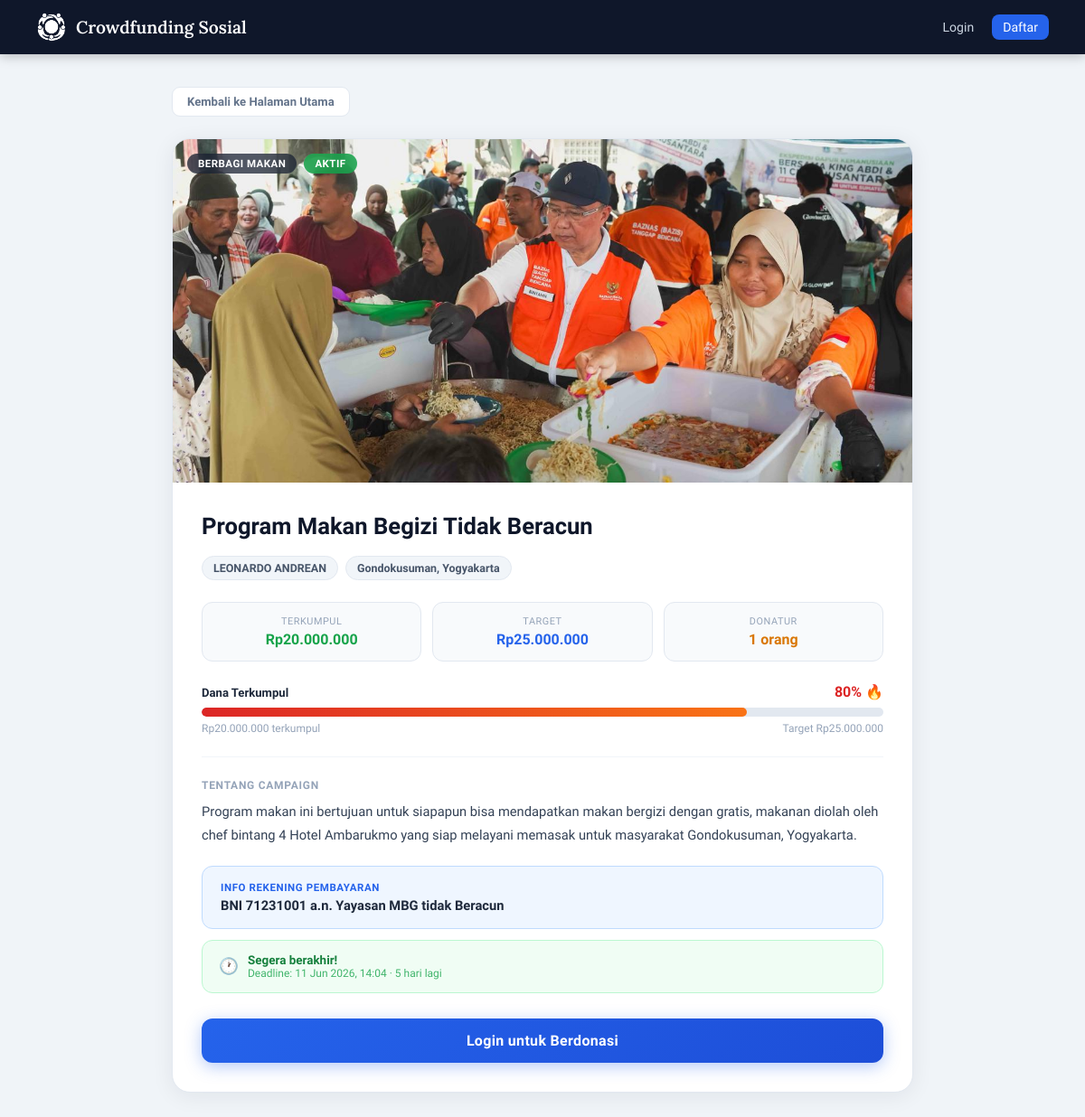
The app's page /detail.php?id=9 with its own data.
### tables this page shows
CREATE TABLE `campaigns` (
  `id` int(11) NOT NULL,
  `manager_id` int(11) NOT NULL,
  `title` varchar(150) NOT NULL,
  `category` varchar(100) NOT NULL,
  `location` varchar(150) NOT NULL,
  `description` text NOT NULL,
  `target_amount` decimal(15,2) NOT NULL DEFAULT 0.00,
  `collected_amount` decimal(15,2) NOT NULL DEFAULT 0.00,
  `deadline` datetime NOT NULL,
  `image` varchar(255) NOT NULL,
  `bank_info` varchar(255) NOT NULL,
  `created_at` timestamp NOT NULL DEFAULT current_timestamp()
);

CREATE TABLE `users` (
  `id` int(11) NOT NULL,
  `name` varchar(100) NOT NULL,
  `email` varchar(100) NOT NULL,
  `phone` varchar(20) NOT NULL,
  `address` text DEFAULT NULL,
  `avatar` varchar(255) DEFAULT NULL,
  `password` varchar(255) NOT NULL,
  `role` enum('donor','manager') NOT NULL DEFAULT 'donor',
  `created_at` timestamp NOT NULL DEFAULT current_timestamp()
);

### detail.php (the view, shortened to what this page needs)
<?php
require 'config.php';
function progColor(int $pct): array {
    return               ['grad' => 'linear-gradient(90deg,#dc2626,#f97316)', 'fire' => true];
}
$id = isset($_GET['id']) ? (int)$_GET['id'] : 0;
$stmt = $conn->prepare("
    SELECT c.*, u.name AS manager_name
    FROM campaigns c
    JOIN users u ON c.manager_id = u.id
    WHERE c.id = ?
    LIMIT 1
");
$stmt->bind_param("i", $id);
$stmt->execute();
$campaign = $stmt->get_result()->fetch_assoc();
$pct = ($campaign['target_amount'] > 0)
    ? min(100, round(($campaign['collected_amount'] / $campaign['target_amount']) * 100))
    : 0;
$is_expired  = strtotime($campaign['deadline']) < time();
$days_left   = ceil((strtotime($campaign['deadline']) - time()) / 86400);
$imgPath     = 'uploads/' . $campaign['image'];
$imgExists   = !empty($campaign['image']) && file_exists($imgPath);
$dStmt = $conn->prepare("SELECT COUNT(*) AS cnt FROM donations WHERE campaign_id = ?");
$dStmt->bind_param("i", $id);
$dStmt->execute();
$donatur_count = $dStmt->get_result()->fetch_assoc()['cnt'];
?>
<!DOCTYPE html>
<html lang="id">
<head>
</head>
<body>
<nav class="navbar">
    <a class="navbar-brand" href="index.php">
        <img src="uploads/LogoKecil.png" alt="Logo">
        Crowdfunding Sosial
    </a>
    <div class="navbar-links">
        <?php if (isset($_SESSION['user_id'])): ?>
            <span style="color:#94a3b8;font-size:.85rem;">Halo, <?= htmlspecialchars($_SESSION['user_name']) ?> |</span>
            <?php if ($_SESSION['user_role'] === 'donor'): ?>
                <a href="donation_history.php">Riwayat</a>
            <?php else: ?>
                <a href="manager_dashboard.php" class="nav-cta">Dashboard</a>
            <?php endif; ?>
            <a href="logout.php" class="danger">Logout</a>
        <?php else: ?>
            <a href="login.php">Login</a>
            <a href="register.php" class="nav-cta">Daftar</a>
        <?php endif; ?>
    </div>
</nav>
<div class="page">
    <a href="index.php" class="back-link">Kembali ke Halaman Utama</a>
    <div class="detail-card">
        <div class="hero-img">
            <?php if ($imgExists): ?>
                <img src="<?= htmlspecialchars($imgPath) ?>" alt="<?= htmlspecialchars($campaign['title']) ?>">
            <?php else: ?>
                <div class="no-img">Tidak ada gambar</div>
            <?php endif; ?>
            <div class="hero-badges">
                <span class="hbadge hbadge-cat"><?= htmlspecialchars($campaign['category']) ?></span>
                <span class="hbadge <?= $is_expired ? 'hbadge-expired' : 'hbadge-active' ?>">
                    <?= $is_expired ? 'Berakhir' : 'Aktif' ?>
                </span>
            </div>
        </div>
        <div class="detail-body">
            <h1 class="detail-title"><?= htmlspecialchars($campaign['title']) ?></h1>
            <div class="meta-row">
                <span class="meta-pill"><?= htmlspecialchars($campaign['manager_name']) ?></span>
                <span class="meta-pill"><?= htmlspecialchars($campaign['location']) ?></span>
            </div>
            <div class="stats-row">
                <div class="stat-box green">
                    <div class="sl">Terkumpul</div>
                    <div class="sv">Rp<?= number_format($campaign['collected_amount'], 0, ',', '.') ?></div>
                </div>
                <div class="stat-box blue">
                    <div class="sl">Target</div>
                    <div class="sv">Rp<?= number_format($campaign['target_amount'], 0, ',', '.') ?></div>
                </div>
                <div class="stat-box amber">
                    <div class="sl">Donatur</div>
                    <div class="sv"><?= $donatur_count ?> orang</div>
                </div>
            </div>
            <?php $pc = progColor($pct); ?>
            <div class="prog-wrap">
                <div class="prog-header">
                    <span class="ph-label">Dana Terkumpul</span>
                    <span class="ph-pct" style="color:<?= $pct > 75 ? '#dc2626' : ($pct > 50 ? '#d97706' : '#2563eb') ?>">
                        <?= $pct ?>%<?= $pc['fire'] ? ' 🔥' : '' ?>
                    </span>
                </div>
                <div class="prog-bg">
                    <div class="prog-fill" style="width:<?= $pct ?>%;background:<?= $pc['grad'] ?>"></div>
                </div>
                <div class="prog-footer">
                    <span>Rp<?= number_format($campaign['collected_amount'], 0, ',', '.') ?> terkumpul</span>
                    <span>Target Rp<?= number_format($campaign['target_amount'], 0, ',', '.') ?></span>
                </div>
            </div>
            <hr class="divider">
            <div class="desc-label">Tentang Campaign</div>
            <div class="desc-text"><?= nl2br(htmlspecialchars($campaign['description'])) ?></div>
            <div class="bank-box">
                <div class="bl">Info Rekening Pembayaran</div>
                <div class="bv"><?= htmlspecialchars($campaign['bank_info']) ?></div>
            </div>
            <div class="deadline-box">
                <div class="db-icon"><?= $is_expired ? '&#128683;' : '&#128336;' ?></div>
                <div>
                    <div class="db-text">
                        <?= $is_expired
                            ? 'Campaign ini telah berakhir'
                            : ($days_left <= 7 ? 'Segera berakhir!' : 'Campaign masih berjalan') ?>
                    </div>
                    <div class="db-sub">
                        Deadline: <?= date('d M Y, H:i', strtotime($campaign['deadline'])) ?>
                        <?= !$is_expired ? " &middot; $days_left hari lagi" : '' ?>
                    </div>
                </div>
            </div>
            <?php if (!$is_expired && isset($_SESSION['user_id']) && $_SESSION['user_role'] === 'donor'): ?>
                <a class="btn-donate" href="donate.php?campaign_id=<?= $campaign['id'] ?>">Donasi Sekarang</a>
            <?php elseif (!isset($_SESSION['user_id'])): ?>
                <a class="btn-donate" href="login.php">Login untuk Berdonasi</a>
            <?php elseif ($is_expired): ?>
                <div class="btn-donate disabled">Campaign Telah Berakhir</div>
            <?php endif; ?>
        </div>
    </div>
</div>
</body>
</html>

### records on screen
campaigns: image (picture), category "BERBAGI MAKAN", title "Program Makan Begizi Tidak Beracun", manager.name "LEONARDO ANDREAN", location "Gondokusuman, Yogyakarta", collected_amount "20.000.000", target_amount "25.000.000", description "Program makan ini bertujuan untuk siapapun bisa mendapatkan makan bergizi dengan gratis, makanan diolah oleh chef bintang 4 Hotel Ambarukmo yang siap melayani memasak untuk masyarakat Gondokusuman, Yogyakarta.", bank_info "BNI 71231001 a.n. Yayasan MBG tidak Beracun", deadline "11 Jun 2026, 14:04", deadline "5"

### other values on screen
$donatur_count "1"
$pct "80"
